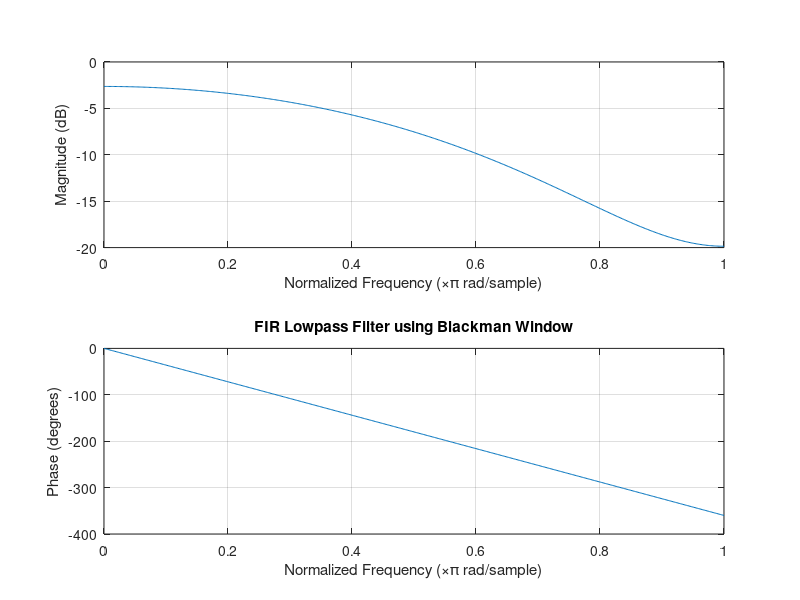

Recreate this plot in MATLAB.
clc;
clear all;
close all;
fc=250;
fs=1000;
M=input('enter the number');
wc=2*pi*fc/fs;
alp=(M-1)/2;
hd=[];
for n=0:M-1
    if (n==2)
        x=wc/pi;
        hd=[hd x];
    else
        y=(sin((n-alp)*wc))/((n-alp)*pi);
        hd=[hd y];
    end
end
wn=[];
for n=0:M-1
    x=0.42-0.5*cos((2*pi*n)/(M-1))-0.08*cos((4*pi*n)/(M-1));
    wn=[wn x];
end
hn=hd.*wn;
freqz(hn,1);
title('FIR Lowpass Filter using Blackman Window')


        